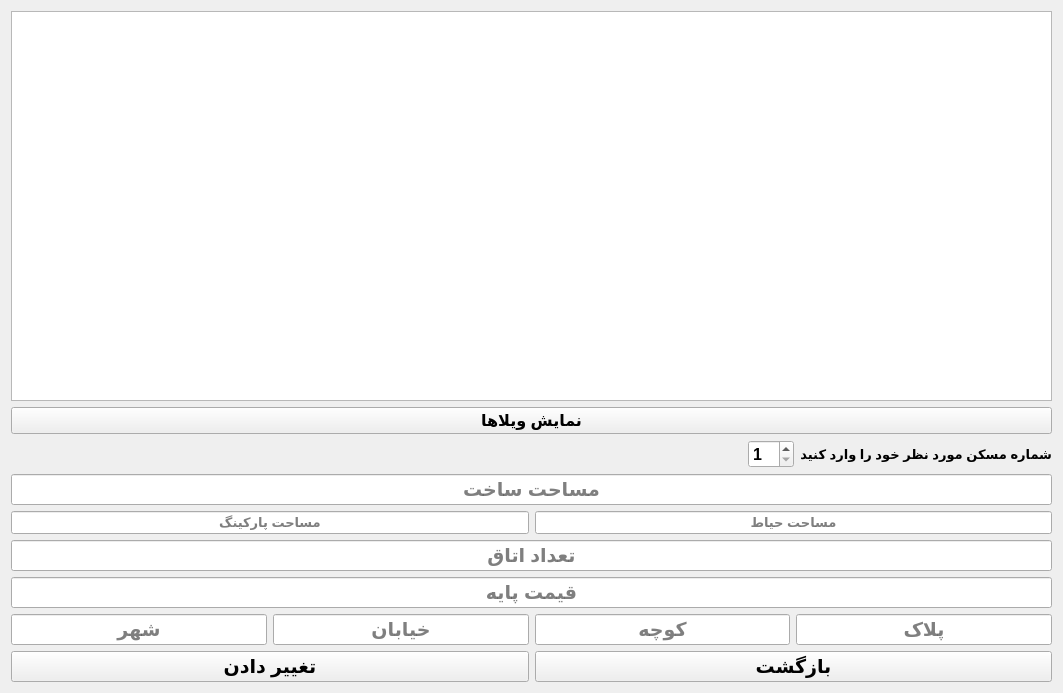
<?xml version="1.0" encoding="UTF-8"?>
<ui version="4.0">
 <class>SouthVillaFormEdit</class>
 <widget class="QWidget" name="SouthVillaFormEdit">
  <property name="geometry">
   <rect>
    <x>0</x>
    <y>0</y>
    <width>1063</width>
    <height>693</height>
   </rect>
  </property>
  <property name="windowTitle">
   <string>Form</string>
  </property>
  <layout class="QVBoxLayout" name="verticalLayout">
   <item>
    <widget class="QTextEdit" name="textEdit">
     <property name="font">
      <font>
       <pointsize>12</pointsize>
      </font>
     </property>
     <property name="readOnly">
      <bool>true</bool>
     </property>
    </widget>
   </item>
   <item>
    <widget class="QPushButton" name="pushButton_2">
     <property name="font">
      <font>
       <pointsize>12</pointsize>
       <weight>75</weight>
       <bold>true</bold>
      </font>
     </property>
     <property name="text">
      <string>نمایش ویلاها</string>
     </property>
    </widget>
   </item>
   <item>
    <layout class="QHBoxLayout" name="horizontalLayout">
     <item>
      <spacer name="horizontalSpacer">
       <property name="orientation">
        <enum>Qt::Horizontal</enum>
       </property>
       <property name="sizeHint" stdset="0">
        <size>
         <width>40</width>
         <height>20</height>
        </size>
       </property>
      </spacer>
     </item>
     <item>
      <widget class="QSpinBox" name="spinBox">
       <property name="font">
        <font>
         <pointsize>12</pointsize>
         <weight>75</weight>
         <bold>true</bold>
        </font>
       </property>
       <property name="minimum">
        <number>1</number>
       </property>
       <property name="maximum">
        <number>20</number>
       </property>
      </widget>
     </item>
     <item>
      <widget class="QLabel" name="label">
       <property name="font">
        <font>
         <pointsize>10</pointsize>
         <weight>75</weight>
         <bold>true</bold>
        </font>
       </property>
       <property name="text">
        <string>شماره مسکن مورد نظر خود را وارد کنید</string>
       </property>
      </widget>
     </item>
    </layout>
   </item>
   <item>
    <widget class="QLineEdit" name="BuildAreaLed">
     <property name="sizePolicy">
      <sizepolicy hsizetype="Expanding" vsizetype="Preferred">
       <horstretch>0</horstretch>
       <verstretch>0</verstretch>
      </sizepolicy>
     </property>
     <property name="font">
      <font>
       <pointsize>14</pointsize>
       <weight>75</weight>
       <bold>true</bold>
      </font>
     </property>
     <property name="alignment">
      <set>Qt::AlignCenter</set>
     </property>
     <property name="placeholderText">
      <string>مساحت ساخت</string>
     </property>
    </widget>
   </item>
   <item>
    <layout class="QHBoxLayout" name="horizontalLayout_2">
     <item>
      <widget class="QLineEdit" name="BackYardLed">
       <property name="sizePolicy">
        <sizepolicy hsizetype="Expanding" vsizetype="Preferred">
         <horstretch>0</horstretch>
         <verstretch>0</verstretch>
        </sizepolicy>
       </property>
       <property name="font">
        <font>
         <pointsize>10</pointsize>
         <weight>75</weight>
         <bold>true</bold>
        </font>
       </property>
       <property name="alignment">
        <set>Qt::AlignCenter</set>
       </property>
       <property name="placeholderText">
        <string>مساحت پارکینگ</string>
       </property>
      </widget>
     </item>
     <item>
      <widget class="QLineEdit" name="FrontYardLed">
       <property name="sizePolicy">
        <sizepolicy hsizetype="Expanding" vsizetype="Preferred">
         <horstretch>0</horstretch>
         <verstretch>0</verstretch>
        </sizepolicy>
       </property>
       <property name="font">
        <font>
         <pointsize>10</pointsize>
         <weight>75</weight>
         <bold>true</bold>
        </font>
       </property>
       <property name="alignment">
        <set>Qt::AlignCenter</set>
       </property>
       <property name="placeholderText">
        <string>مساحت حیاط</string>
       </property>
      </widget>
     </item>
    </layout>
   </item>
   <item>
    <widget class="QLineEdit" name="RoomsLed">
     <property name="sizePolicy">
      <sizepolicy hsizetype="Expanding" vsizetype="Preferred">
       <horstretch>0</horstretch>
       <verstretch>0</verstretch>
      </sizepolicy>
     </property>
     <property name="font">
      <font>
       <pointsize>14</pointsize>
       <weight>75</weight>
       <bold>true</bold>
      </font>
     </property>
     <property name="alignment">
      <set>Qt::AlignCenter</set>
     </property>
     <property name="placeholderText">
      <string>تعداد اتاق</string>
     </property>
    </widget>
   </item>
   <item>
    <widget class="QLineEdit" name="PriceLed">
     <property name="sizePolicy">
      <sizepolicy hsizetype="Expanding" vsizetype="Preferred">
       <horstretch>0</horstretch>
       <verstretch>0</verstretch>
      </sizepolicy>
     </property>
     <property name="font">
      <font>
       <pointsize>14</pointsize>
       <weight>75</weight>
       <bold>true</bold>
      </font>
     </property>
     <property name="alignment">
      <set>Qt::AlignCenter</set>
     </property>
     <property name="placeholderText">
      <string>قیمت پایه</string>
     </property>
    </widget>
   </item>
   <item>
    <layout class="QHBoxLayout" name="horizontalLayout_4">
     <item>
      <widget class="QLineEdit" name="CityLed">
       <property name="sizePolicy">
        <sizepolicy hsizetype="Expanding" vsizetype="Preferred">
         <horstretch>0</horstretch>
         <verstretch>0</verstretch>
        </sizepolicy>
       </property>
       <property name="font">
        <font>
         <pointsize>14</pointsize>
         <weight>75</weight>
         <bold>true</bold>
        </font>
       </property>
       <property name="alignment">
        <set>Qt::AlignCenter</set>
       </property>
       <property name="placeholderText">
        <string>شهر</string>
       </property>
      </widget>
     </item>
     <item>
      <widget class="QLineEdit" name="streetLed">
       <property name="sizePolicy">
        <sizepolicy hsizetype="Expanding" vsizetype="Preferred">
         <horstretch>0</horstretch>
         <verstretch>0</verstretch>
        </sizepolicy>
       </property>
       <property name="font">
        <font>
         <pointsize>14</pointsize>
         <weight>75</weight>
         <bold>true</bold>
        </font>
       </property>
       <property name="alignment">
        <set>Qt::AlignCenter</set>
       </property>
       <property name="placeholderText">
        <string>خیابان</string>
       </property>
      </widget>
     </item>
     <item>
      <widget class="QLineEdit" name="AlleyLed">
       <property name="sizePolicy">
        <sizepolicy hsizetype="Expanding" vsizetype="Preferred">
         <horstretch>0</horstretch>
         <verstretch>0</verstretch>
        </sizepolicy>
       </property>
       <property name="font">
        <font>
         <pointsize>14</pointsize>
         <weight>75</weight>
         <bold>true</bold>
        </font>
       </property>
       <property name="alignment">
        <set>Qt::AlignCenter</set>
       </property>
       <property name="placeholderText">
        <string>کوچه</string>
       </property>
      </widget>
     </item>
     <item>
      <widget class="QLineEdit" name="plaqueLed">
       <property name="sizePolicy">
        <sizepolicy hsizetype="Expanding" vsizetype="Preferred">
         <horstretch>0</horstretch>
         <verstretch>0</verstretch>
        </sizepolicy>
       </property>
       <property name="font">
        <font>
         <pointsize>14</pointsize>
         <weight>75</weight>
         <bold>true</bold>
        </font>
       </property>
       <property name="alignment">
        <set>Qt::AlignCenter</set>
       </property>
       <property name="placeholderText">
        <string>پلاک</string>
       </property>
      </widget>
     </item>
    </layout>
   </item>
   <item>
    <layout class="QHBoxLayout" name="horizontalLayout_3">
     <item>
      <widget class="QPushButton" name="pushButton">
       <property name="sizePolicy">
        <sizepolicy hsizetype="Minimum" vsizetype="Preferred">
         <horstretch>0</horstretch>
         <verstretch>0</verstretch>
        </sizepolicy>
       </property>
       <property name="font">
        <font>
         <pointsize>14</pointsize>
         <weight>75</weight>
         <bold>true</bold>
        </font>
       </property>
       <property name="text">
        <string>تغییر دادن</string>
       </property>
      </widget>
     </item>
     <item>
      <widget class="QPushButton" name="pushButton_3">
       <property name="sizePolicy">
        <sizepolicy hsizetype="Minimum" vsizetype="Preferred">
         <horstretch>0</horstretch>
         <verstretch>0</verstretch>
        </sizepolicy>
       </property>
       <property name="font">
        <font>
         <pointsize>14</pointsize>
         <weight>75</weight>
         <bold>true</bold>
        </font>
       </property>
       <property name="text">
        <string>بازگشت</string>
       </property>
      </widget>
     </item>
    </layout>
   </item>
  </layout>
 </widget>
 <resources/>
 <connections/>
</ui>
